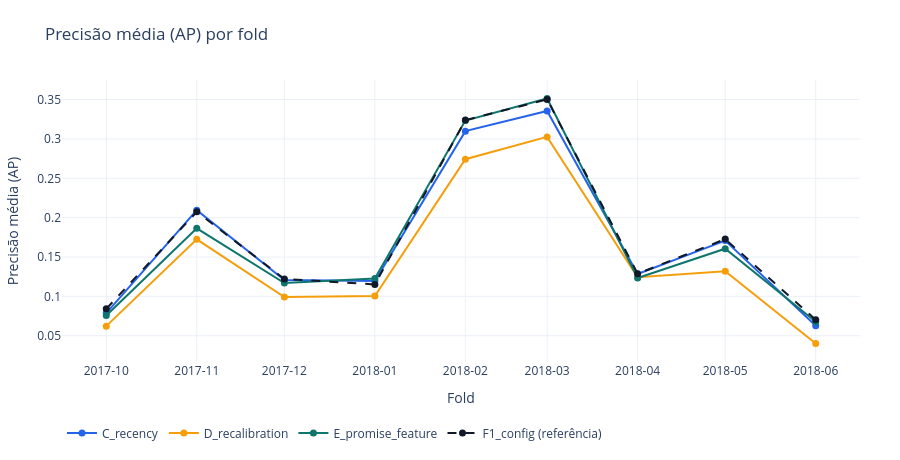

Source (notebook cell):
### Markdown cell above
A primeira tabela resume o gate por variante, com as médias, a razão de AP, a diferença de ECE e a decisão. A segunda traz as métricas por fold, incluindo a configuração do F1 usada como referência. O gráfico a seguir traz a AP de cada variante por fold, com a configuração do F1 tracejada.

### Code cell
display(posthoc["gate_summary"])
display(posthoc["gate_folds"])

from ecom_delivery_sla_viz import plot_metric_by_fold

plot_metric_by_fold(
    posthoc["gate_folds"],
    fold_col="fold",
    model_col="variant",
    metric_col="average_precision",
    reference="F1_config",
    language=LANG,
).show()

### Figure 1 — Plotly figure (JSON) as saved in the notebook; plotly's stock layout.template omitted (floating-point values rounded to 4 significant figures)
{"data": [{"hovertemplate": "C_recency<br>Fold %{x}: %{y:.4f}<extra></extra>", "line": {"color": "#2563EB", "dash": "solid"}, "marker": {"size": 7}, "mode": "lines+markers", "name": "C_recency", "type": "scatter", "x": ["2017-10", "2017-11", "2017-12", "2018-01", "2018-02", "2018-03", "2018-04", "2018-05", "2018-06"], "y": [0.07887, 0.2095, 0.1209, 0.1195, 0.3099, 0.3355, 0.1286, 0.1709, 0.0627]}, {"hovertemplate": "D_recalibration<br>Fold %{x}: %{y:.4f}<extra></extra>", "line": {"color": "#F59E0B", "dash": "solid"}, "marker": {"size": 7}, "mode": "lines+markers", "name": "D_recalibration", "type": "scatter", "x": ["2017-10", "2017-11", "2017-12", "2018-01", "2018-02", "2018-03", "2018-04", "2018-05", "2018-06"], "y": [0.06223, 0.1725, 0.09917, 0.1004, 0.2743, 0.3026, 0.1244, 0.132, 0.04016]}, {"hovertemplate": "E_promise_feature<br>Fold %{x}: %{y:.4f}<extra></extra>", "line": {"color": "#0F766E", "dash": "solid"}, "marker": {"size": 7}, "mode": "lines+markers", "name": "E_promise_feature", "type": "scatter", "x": ["2017-10", "2017-11", "2017-12", "2018-01", "2018-02", "2018-03", "2018-04", "2018-05", "2018-06"], "y": [0.07572, 0.1864, 0.117, 0.1227, 0.3234, 0.3514, 0.1235, 0.1606, 0.06792]}, {"hovertemplate": "F1_config<br>Fold %{x}: %{y:.4f}<extra></extra>", "line": {"color": "#111827", "dash": "dash"}, "marker": {"size": 7}, "mode": "lines+markers", "name": "F1_config (referência)", "type": "scatter", "x": ["2017-10", "2017-11", "2017-12", "2018-01", "2018-02", "2018-03", "2018-04", "2018-05", "2018-06"], "y": [0.08422, 0.2074, 0.1222, 0.1152, 0.3239, 0.3502, 0.1288, 0.1728, 0.07032]}], "layout": {"height": 460, "legend": {"orientation": "h", "y": -0.2}, "margin": {"b": 60, "l": 60, "r": 40, "t": 80}, "title": {"text": "Precisão média (AP) por fold"}, "xaxis": {"tickmode": "array", "ticktext": ["2017-10", "2017-11", "2017-12", "2018-01", "2018-02", "2018-03", "2018-04", "2018-05", "2018-06"], "tickvals": ["2017-10", "2017-11", "2017-12", "2018-01", "2018-02", "2018-03", "2018-04", "2018-05", "2018-06"], "title": {"text": "Fold"}}, "yaxis": {"title": {"text": "Precisão média (AP)"}}}}
